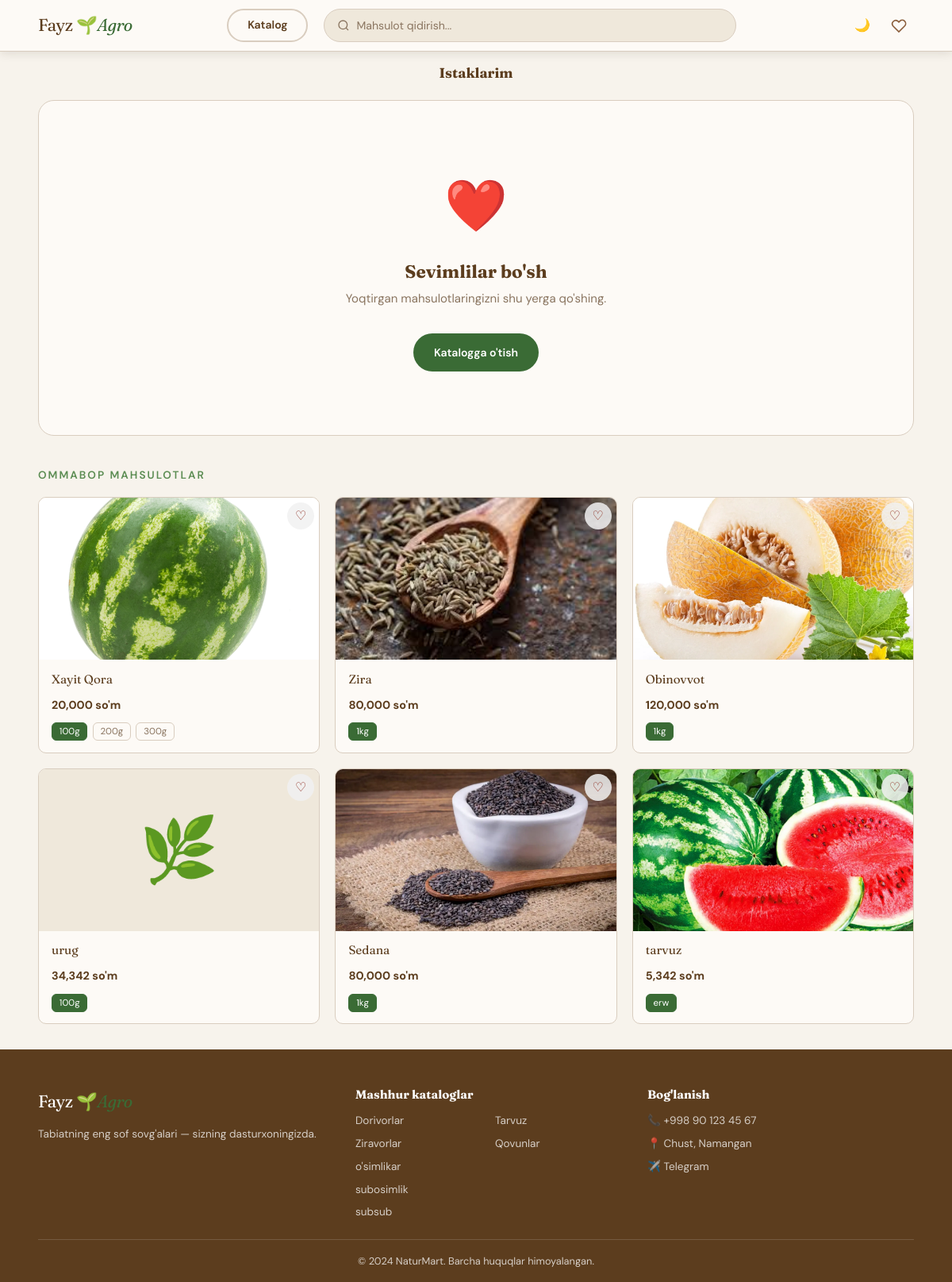
The app's page /sevimlilar with its own data.
### tables this page shows
CREATE TABLE product_images (
                id INTEGER PRIMARY KEY AUTOINCREMENT,
                product_id INTEGER NOT NULL,
                image_path TEXT NOT NULL,
                is_primary INTEGER DEFAULT 0,
                order_index INTEGER DEFAULT 0,
                FOREIGN KEY (product_id) REFERENCES product(id) ON DELETE CASCADE
            );

CREATE TABLE product (
                id INTEGER PRIMARY KEY AUTOINCREMENT,
                name TEXT NOT NULL,
                slug TEXT UNIQUE NOT NULL,
                category_id INTEGER,
                description TEXT,
                origin TEXT,
                benefits TEXT,
                usage_tips TEXT,
                price REAL NOT NULL DEFAULT 0,
                old_price REAL,
                image TEXT,
                is_featured INTEGER DEFAULT 0,
                is_active INTEGER DEFAULT 1,
                is_organic INTEGER DEFAULT 0,
                stock INTEGER DEFAULT 100,
                created_at TEXT DEFAULT (datetime('now')), unit_type TEXT DEFAULT 'dona', min_amount REAL DEFAULT 1, view_count INTEGER DEFAULT 0, cart_add_count INTEGER DEFAULT 0,
                FOREIGN KEY (category_id) REFERENCES category(id) ON DELETE SET NULL
            );

CREATE TABLE product_variants (
                id INTEGER PRIMARY KEY AUTOINCREMENT,
                product_id INTEGER NOT NULL,
                label TEXT NOT NULL,
                price REAL NOT NULL, old_price REAL, stock INTEGER DEFAULT 100, min_amount REAL DEFAULT 1, promo_end_date TEXT, promo_start_at TEXT, promo_end_at TEXT, scheduled_price REAL,
                FOREIGN KEY (product_id) REFERENCES product(id) ON DELETE CASCADE
            );

CREATE TABLE category (
                id INTEGER PRIMARY KEY AUTOINCREMENT,
                name TEXT NOT NULL,
                slug TEXT UNIQUE NOT NULL,
                icon TEXT DEFAULT '🌿',
                type TEXT DEFAULT 'ziravod',
                description TEXT,
                sort_order INTEGER DEFAULT 0
            , parent_id INTEGER, is_type INTEGER DEFAULT 0);

CREATE TABLE site_settings (
                key TEXT PRIMARY KEY,
                value TEXT NOT NULL DEFAULT ''
            );

### app/routes/main.py (the view, shortened to what this page needs)
@main.route('/sevimlilar')
def favorites():
    db = get_db()
    favorites_map = _ensure_favorites(db)
    items = list(favorites_map.values())
    favorite_ids = []
    popular_items = _popular_products_for_favorites(db, favorite_ids, 6)
    if not popular_items and favorite_ids:
        popular_items = _popular_products_for_favorites(db, [], 6)
    return render_template('favorites.html', items=items, popular_items=popular_items)

### app/__init__.py (called while the page is built)
def get_db():
    if 'db' not in g:
        g.db = sqlite3.connect(DATABASE, detect_types=sqlite3.PARSE_DECLTYPES)
        g.db.row_factory = sqlite3.Row
        g.db.execute('PRAGMA foreign_keys = ON')
    return g.db

### app/routes/main.py (called while the page is built, shortened)
def _get_primary_image(db, product_id, fallback=None):
    primary = db.execute(
        'SELECT image_path FROM product_images WHERE product_id=? '
        'ORDER BY is_primary DESC, order_index, id LIMIT 1',
        (product_id,)
    ).fetchone()
    return primary['image_path'] if primary else fallback

def _ensure_favorites(db):
    favorites = session.get('favorites')
    if not isinstance(favorites, dict):
        favorites = {}
    legacy_cart = session.get('cart', {})
    normalized = {}
    if normalized != favorites:
        session['favorites'] = normalized
        session.modified = True
    return normalized

### app/templates/favorites.html (shortened to what this page needs)
{% extends 'base.html' %}
{% block content %}
<div class="fav-wrap">
  <div style="text-align:center; margin-bottom:1.5rem;">
    <h3 style="font-family:'Fraunces',serif;color:var(--brown);">Istaklarim</h3>
  </div>
  {% if items %}
  <div class="products-grid" id="favoritesGrid">
    {% for item in items %}
    {% set first_variant = item['variants'][0] if item.get('variants') else None %}
    {% set initial_price = item['price'] if item.get('price') else (first_variant['price'] if first_variant else 0) %}
    {% set initial_old = item['old_price'] if item.get('old_price') else (first_variant['old_price'] if first_variant and first_variant['old_price'] else None) %}
    {% set selected_vid = item.get('selected_variant_id') %}
    {% set card_key = 'fav-' ~ item['key'] %}
    <div class="pcard" id="favorite-{{ item['key'] }}">
      {% if item.get('slug') %}
      <a href="{{ url_for('main.product_detail', slug=item['slug']) }}" class="pcard-link">
      {% else %}
      <div class="pcard-link">
      {% endif %}
        <div class="pcard-img">
          {% if item['image'] %}
          <img src="{{ url_for('static', filename='img/products/'+item['image']) }}" alt="{{ item['name'] }}">
          {% else %}🌿{% endif %}
        </div>
        <div class="pcard-body">
          <div class="pcard-name">{{ item['name'] }}</div>
        </div>
      {% if item.get('slug') %}
      </a>
      {% else %}
      </div>
      {% endif %}
      <button class="pcard-favorite favorite-btn active"
              type="button"
              onclick="removeFavorite('{{ item['key'] }}', this)"
              aria-label="Sevimlidan o'chirish">❤</button>
      <div class="pcard-bottom">
        <div class="pcard-footer">
          <div>
            <div class="pcard-price" id="price-{{ card_key }}">{{ "{:,.0f}".format(initial_price) }} so'm</div>
            <div class="pcard-old" id="old-{{ card_key }}" {% if not (initial_old and initial_old > initial_price) %}style="display:none;"{% endif %}>
              {% if initial_old %}{{ "{:,.0f}".format(initial_old) }} so'm{% endif %}
            </div>
          </div>
        </div>
        {% if item.get('variants') %}
        <div class="pcard-variants">
          {% for v in item['variants'] %}
          <button class="pcard-vbtn{% if (selected_vid and selected_vid == v['id']) or (not selected_vid and loop.first) %} active{% endif %}"
                  data-price="{{ v['price'] }}"
                  data-card-key="{{ card_key }}"
                  data-vid="{{ v['id'] }}"
                  data-old-price="{{ v['old_price'] if v['old_price'] else (item['old_price'] if item['old_price'] else '') }}"
                  onclick="selectVariant(this)">{{ v['label'] }}</button>
          {% endfor %}
        </div>
        {% endif %}
      </div>
    </div>
    {% endfor %}
  </div>
  {% else %}
  <div id="favoritesEmpty" style="text-align:center;padding:5rem 2rem;background:var(--white);border:1px solid var(--border);border-radius:var(--radius-lg);">
    <p style="font-size:4rem;margin-bottom:1rem;">❤️</p>
    <h2 style="font-family:'Fraunces',serif;color:var(--brown);margin-bottom:0.5rem;">Sevimlilar bo'sh</h2>
    <p style="color:var(--muted);margin-bottom:2rem;">Yoqtirgan mahsulotlaringizni shu yerga qo'shing.</p>
    <a href="{{ url_for('main.catalog') }}" class="btn btn-primary">Katalogga o'tish</a>
  </div>
  {% endif %}
  {% if popular_items %}
  <section class="fav-popular">
    <div class="fav-popular-head">
      <div class="sec-tag">Ommabop mahsulotlar</div>
    </div>
    <div class="products-grid">
      {% for p in popular_items %}
      {% set first_variant = p['variants'][0] if p.get('variants') else None %}
      {% set initial_price = first_variant['price'] if first_variant else p['price'] %}
      {% set initial_old = (first_variant['old_price'] if first_variant and first_variant['old_price'] else p['old_price']) %}
      {% set initial_key = (p['id'] ~ '') %}
      {% set card_key = 'pop-' ~ p['id'] %}
      <div class="pcard">
        <a href="{{ url_for('main.product_detail', slug=p['slug']) }}" class="pcard-link">
          <div class="pcard-img">
            {% if p.get('primary_image') or p['image'] %}
            <img src="{{ url_for('static', filename='img/products/'+(p.get('primary_image') or p['image'])) }}" alt="{{ p['name'] }}">
            {% else %}🌿{% endif %}
          </div>
          <div class="pcard-body">
            <div class="pcard-name">{{ p['name'] }}</div>
          </div>
        </a>
        <button class="pcard-favorite favorite-btn popular-fav-btn{% if initial_key in favorite_keys %} active{% endif %}"
                type="button"
                data-pid="{{ p['id'] }}"
                onclick="togglePopularFavorite(this)"
                aria-label="{% if initial_key in favorite_keys %}Sevimlida{% else %}Sevimliga qo'shish{% endif %}">
          {% if initial_key in favorite_keys %}❤{% else %}♡{% endif %}
        </button>
        <div class="pcard-bottom">
          <div class="pcard-footer">
            <div>
              <div class="pcard-price" id="price-{{ card_key }}">{{ "{:,.0f}".format(initial_price) }} so'm</div>
            </div>
          </div>
          {% if p.get('variants') %}
          <div class="pcard-variants">
            {% for v in p['variants'] %}
            <button class="pcard-vbtn{% if loop.first %} active{% endif %}"
                    data-price="{{ v['price'] }}"
                    data-card-key="{{ card_key }}"
                    data-vid="{{ v['id'] }}"
                    data-old-price="{{ v['old_price'] if v['old_price'] else (p['old_price'] if p['old_price'] else '') }}"
                    onclick="selectVariant(this)">{{ v['label'] }}</button>
            {% endfor %}
          </div>
          {% endif %}
        </div>
      </div>
      {% endfor %}
    </div>
  </section>
  {% endif %}
</div>
{% endblock %}

### app/templates/base.html (shortened to what this page needs)
<!DOCTYPE html>
<html lang="uz">
<head>
<link rel="stylesheet" href="{{ url_for('static', filename='css/main.css') }}">
</head>
<body>
<nav class="navbar">
  <div class="nav-inner">
    <a href="{{ url_for('main.index') }}" class="logo">
      <span class="logo-text">Fayz 🌱<em>Agro</em></span>
    </a>
    <div style="display: flex; gap:20px; width:60%">
      <a href="{{ url_for('main.catalog') }}" class="btn btn-outline nav-catalog-btn" style="padding: 0.45rem 1.5rem;">Katalog</a>
      <form class="nav-search" action="{{ url_for('main.catalog') }}" method="GET">
        <svg width="16" height="16" viewBox="0 0 24 24" fill="none" stroke="currentColor" stroke-width="2"><circle cx="11" cy="11" r="8"/><path d="m21 21-4.35-4.35"/></svg>
        <input name="q" placeholder="Mahsulot qidirish..." value="{{ request.args.get('q','') }}" autocomplete="off">
      </form>
    </div>
    <div class="nav-right">
      <button type="button" class="nav-icon theme-toggle" id="themeToggle" aria-label="Dark mode yoqish" title="Dark mode">
        <span class="theme-icon" aria-hidden="true">🌙</span>
      </button>
      <a href="{{ url_for('main.favorites') }}" class="nav-icon favorite-icon" title="Sevimlilar">
        <svg width="20" height="20" viewBox="0 0 24 24" fill="none" stroke="currentColor" stroke-width="2">
          <path d="M20.8 5.6a5.2 5.2 0 0 0-7.3 0L12 7.1l-1.5-1.5a5.2 5.2 0 0 0-7.3 7.3L12 21.6l8.8-8.7a5.2 5.2 0 0 0 0-7.3z"/>
        </svg>
      </a>
    </div>
  </div>
</nav>
<main>
{% block content %}{% endblock %}
</main>
<footer class="footer">
  <div class="footer-inner">
    <div class="footer-brand">
      <a href="{{ url_for('main.index') }}" class="logo">
        <span class="logo-text">Fayz 🌱<em>Agro</em></span>
      </a>
      <p>Tabiatning eng sof sovg'alari — sizning dasturxoningizda.</p>
    </div>
    <div class="footer-links">
      <div>
        <h4>Mashhur kataloglar</h4>
        <div class="footer-cats-grid">
          <div class="footer-cat-col">
            {% for cat in footer_top_ziravod %}
            <a href="{{ url_for('main.catalog', kategoriya=cat['slug']) }}">{{ cat['icon'] }} {{ cat['name'] }}</a>
            {% else %}
            <span class="footer-cat-empty">Kategoriya yo'q</span>
            {% endfor %}
          </div>
          <div class="footer-cat-col">
            {% for cat in footer_top_urug %}
            <a href="{{ url_for('main.catalog', kategoriya=cat['slug']) }}">{{ cat['icon'] }} {{ cat['name'] }}</a>
            {% else %}
            <span class="footer-cat-empty">Kategoriya yo'q</span>
            {% endfor %}
          </div>
        </div>
      </div>
      <div>
        <h4>Bog'lanish</h4>
        <a href="tel:{{ contact_settings['contact_phone_raw'] }}">{{ contact_settings['contact_phone_display'] or contact_settings['contact_phone_raw'] }}</a>
        {% if contact_settings['contact_location_url'] %}
          <a href="{{ contact_settings['contact_location_url'] }}" target="_blank" rel="noopener">{{ contact_settings['contact_location_label'] or 'Manzil' }}</a>
        {% endif %}
        {% if contact_settings['contact_telegram_url'] %}
          <a href="{{ contact_settings['contact_telegram_url'] }}" target="_blank" rel="noopener">{{ contact_settings['contact_telegram_label'] or 'Telegram' }}</a>
        {% endif %}
      </div>
    </div>
  </div>
  <div class="footer-bottom">© 2024 NaturMart. Barcha huquqlar himoyalangan.</div>
</footer>
</body>
</html>

### records on screen
product_images: image_path (picture)
product: name "Xayit Qora"
product_variants: price "20,000", label "100g"
product_variants: label "200g"
product_variants: label "300g"
product_images: image_path (picture)
product: name "Zira"
product_variants: price "80,000", label "1kg"
product_images: image_path (picture)
product: name "Obinovvot"
product_variants: price "120,000", label "1kg"
product: name "urug"
product_variants: price "34,342", label "100g"
product_images: image_path (picture)
product: name "Sedana"
product_variants: price "80,000", label "1kg"
product_images: image_path (picture)
product: name "tarvuz"
product_variants: price "5,342", label "erw"
category: name "Dorivorlar"
category: name "Ziravorlar"
category: name "o'simlikar"
category: name "subosimlik"
category: name "subsub"
category: name "Tarvuz"
category: name "Qovunlar"
site_settings: value "📞 +998 90 123 45 67"
site_settings: value "📍 Chust, Namangan"
site_settings: value "✈️ Telegram"
